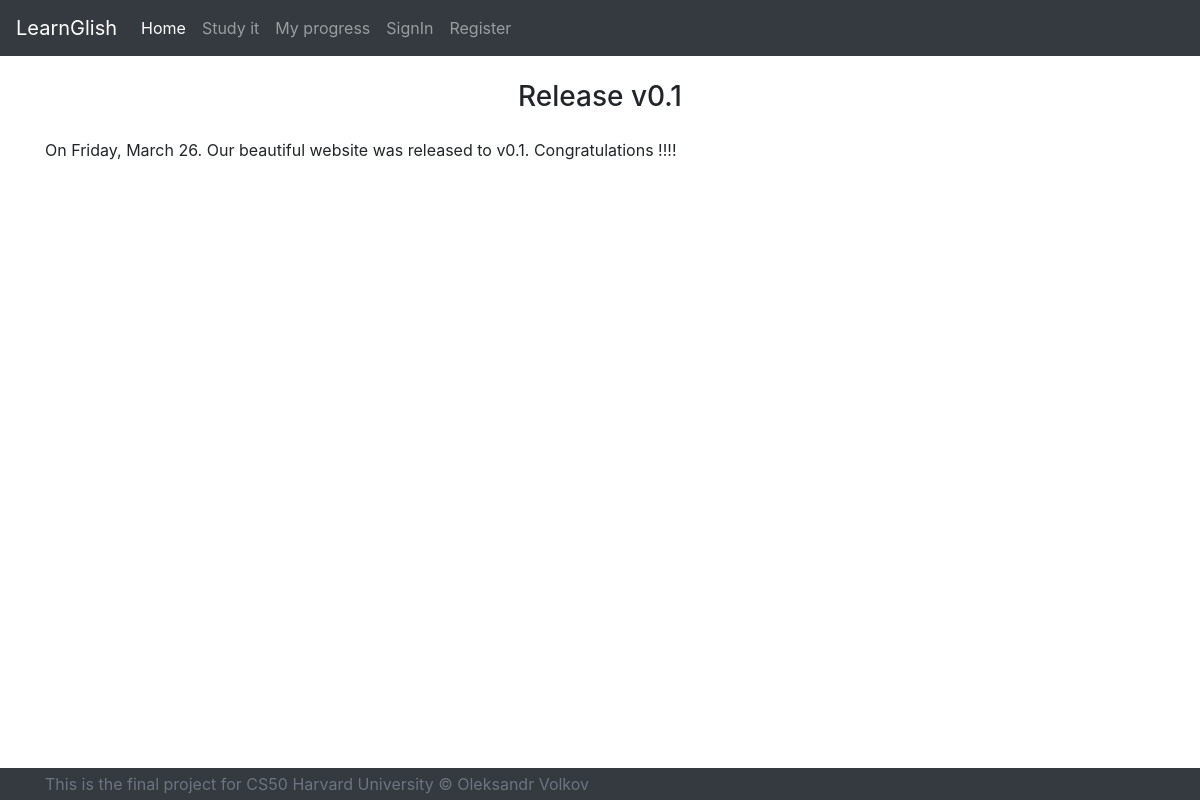
The app's page /readNews/2 with its own data.
### models/news.py (models this page shows, shortened)
class News(db.Model):
    id = db.Column(db.Integer, primary_key=True)
    user_id = db.Column(db.Integer, db.ForeignKey('users.id'))
    title = db.Column(db.String, nullable=False, unique=True)
    text = db.Column(db.String, nullable=False)

### app.py (the view)
@app.route("/readNews/<string:newsId>")
def readNews(newsId):
    news = News.query.get(newsId)
    newSchema = NewsSchema()
    newsJson = newSchema.dump(news)
    return render_template("news.html", newsObject=newsJson)

### app.py (called while the page is built)
@app.after_request
def after_request(response):
    response.headers["Cache-Control"] = "no-cache, no-store, must-revalidate"
    response.headers["Expires"] = 0
    response.headers["Pragma"] = "no-cache"
    return response

### templates/news.html (shortened to what this page needs)
{% extends "layout.html" %} {% block title %} Login {% endblock %} {% block main
%}
<div class="row justify-content-center mb-3">
    <h3>{{newsObject.title}}</h3>
</div>
<div id="news_container">
    <p>
        {{newsObject.text}}
    </p>
</div>
{% endblock %}

### static/styles/style.css (style rules this page uses)
body { padding-top: 5rem; }

### records on screen
News: title "Release v0.1", text "On Friday, March 26. Our beautiful website was released to v0.1. Congratulations !!!!"
